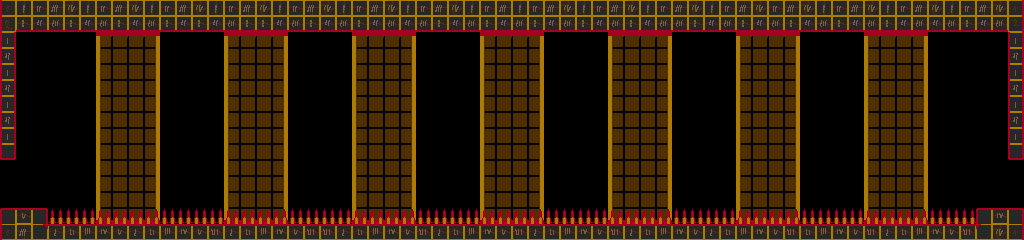

Rendered tile map (Tiled .tmx) drawn with the repository's tilesets; below, a short description and the full map source, tile grids included:
An orthogonal 64x15 tile map with 16x16 px tiles, 2 tile layers (back, front) and 19 objects (11x LilGhost, 7x Lamp, DamageTrigger).

<map version="1.0" orientation="orthogonal" renderorder="right-down" width="64" height="15" tilewidth="16" tileheight="16" nextobjectid="20">
 <tileset firstgid="1" name="tiles0" tilewidth="16" tileheight="16" tilecount="256" columns="16">
  <image source="../../../img/tiles/tiles0.gif" trans="ff00ff" width="256" height="256" />
 </tileset>
 <layer name="back" width="64" height="15">
  <data encoding="csv">
0,0,0,0,0,0,227,230,230,228,0,0,0,0,227,230,230,228,0,0,0,0,227,230,230,228,0,0,0,0,227,230,230,228,0,0,0,0,227,230,230,228,0,0,0,0,227,230,230,228,0,0,0,0,227,230,230,228,0,0,0,0,0,0,
0,0,0,0,0,0,227,230,230,228,0,0,0,0,227,230,230,228,0,0,0,0,227,230,230,228,0,0,0,0,227,230,230,228,0,0,0,0,227,230,230,228,0,0,0,0,227,230,230,228,0,0,0,0,227,230,230,228,0,0,0,0,0,0,
0,0,0,0,0,0,211,214,214,212,0,0,0,0,211,214,214,212,0,0,0,0,211,214,214,212,0,0,0,0,211,214,214,212,0,0,0,0,211,214,214,212,0,0,0,0,211,214,214,212,0,0,0,0,211,214,214,212,0,0,0,0,0,0,
0,0,0,0,0,0,227,230,230,228,0,0,0,0,227,230,230,228,0,0,0,0,227,230,230,228,0,0,0,0,227,230,230,228,0,0,0,0,227,230,230,228,0,0,0,0,227,230,230,228,0,0,0,0,227,230,230,228,0,0,0,0,0,0,
0,0,0,0,0,0,227,230,230,228,0,0,0,0,227,230,230,228,0,0,0,0,227,230,230,228,0,0,0,0,227,230,230,228,0,0,0,0,227,230,230,228,0,0,0,0,227,230,230,228,0,0,0,0,227,230,230,228,0,0,0,0,0,0,
0,0,0,0,0,0,227,230,230,228,0,0,0,0,227,230,230,228,0,0,0,0,227,230,230,228,0,0,0,0,227,230,230,228,0,0,0,0,227,230,230,228,0,0,0,0,227,230,230,228,0,0,0,0,227,230,230,228,0,0,0,0,0,0,
0,0,0,0,0,0,227,230,230,228,0,0,0,0,227,230,230,228,0,0,0,0,227,230,230,228,0,0,0,0,227,230,230,228,0,0,0,0,227,230,230,228,0,0,0,0,227,230,230,228,0,0,0,0,227,230,230,228,0,0,0,0,0,0,
0,0,0,0,0,0,227,230,230,228,0,0,0,0,227,230,230,228,0,0,0,0,227,230,230,228,0,0,0,0,227,230,230,228,0,0,0,0,227,230,230,228,0,0,0,0,227,230,230,228,0,0,0,0,227,230,230,228,0,0,0,0,0,0,
0,0,0,0,0,0,227,230,230,228,0,0,0,0,227,230,230,228,0,0,0,0,227,230,230,228,0,0,0,0,227,230,230,228,0,0,0,0,227,230,230,228,0,0,0,0,227,230,230,228,0,0,0,0,227,230,230,228,0,0,0,0,0,0,
0,0,0,0,0,0,227,230,230,228,0,0,0,0,227,230,230,228,0,0,0,0,227,230,230,228,0,0,0,0,227,230,230,228,0,0,0,0,227,230,230,228,0,0,0,0,227,230,230,228,0,0,0,0,227,230,230,228,0,0,0,0,0,0,
0,0,0,0,0,0,227,230,230,228,0,0,0,0,227,230,230,228,0,0,0,0,227,230,230,228,0,0,0,0,227,230,230,228,0,0,0,0,227,230,230,228,0,0,0,0,227,230,230,228,0,0,0,0,227,230,230,228,0,0,0,0,0,0,
0,0,0,0,0,0,227,230,230,228,0,0,0,0,227,230,230,228,0,0,0,0,227,230,230,228,0,0,0,0,227,230,230,228,0,0,0,0,227,230,230,228,0,0,0,0,227,230,230,228,0,0,0,0,227,230,230,228,0,0,0,0,0,0,
0,0,0,0,0,0,227,230,230,228,0,0,0,0,227,230,230,228,0,0,0,0,227,230,230,228,0,0,0,0,227,230,230,228,0,0,0,0,227,230,230,228,0,0,0,0,227,230,230,228,0,0,0,0,227,230,230,228,0,0,0,0,0,0,
0,0,0,0,0,0,243,246,246,244,0,0,0,0,243,246,246,244,0,0,0,0,243,246,246,244,0,0,0,0,243,246,246,244,0,0,0,0,243,246,246,244,0,0,0,0,243,246,246,244,0,0,0,0,243,246,246,244,0,0,0,0,0,0,
0,0,0,0,0,0,227,230,230,228,0,0,0,0,227,230,230,228,0,0,0,0,227,230,230,228,0,0,0,0,227,230,230,228,0,0,0,0,227,230,230,228,0,0,0,0,227,230,230,228,0,0,0,0,227,230,230,228,0,0,0,0,0,0
</data>
 </layer>
 <layer name="front" width="64" height="15">
  <data encoding="csv">
17,18,19,34,35,18,19,34,35,18,19,34,35,18,19,34,35,18,19,34,35,18,19,34,35,18,19,34,35,18,19,34,18,19,34,35,18,19,34,35,18,19,34,35,18,19,34,35,19,34,35,18,19,34,35,18,19,34,35,18,19,34,35,24,
33,50,51,52,50,51,52,50,51,52,50,51,50,51,52,50,50,51,52,50,51,52,50,51,52,51,52,50,51,52,50,51,52,50,51,52,50,51,52,50,51,52,52,50,51,52,50,51,52,50,51,52,50,51,52,50,51,52,51,52,50,51,52,40,
20,0,0,0,0,0,0,0,0,0,0,0,0,0,0,0,0,0,0,0,0,0,0,0,0,0,0,0,0,0,0,0,0,0,0,0,0,0,0,0,0,0,0,0,0,0,0,0,0,0,0,0,0,0,0,0,0,0,0,0,0,0,0,20,
36,0,0,0,0,0,0,0,0,0,0,0,0,0,0,0,0,0,0,0,0,0,0,0,0,0,0,0,0,0,0,0,0,0,0,0,0,0,0,0,0,0,0,0,0,0,0,0,0,0,0,0,0,0,0,0,0,0,0,0,0,0,0,36,
20,0,0,0,0,0,0,0,0,0,0,0,0,0,0,0,0,0,0,0,0,0,0,0,0,0,0,0,0,0,0,0,0,0,0,0,0,0,0,0,0,0,0,0,0,0,0,0,0,0,0,0,0,0,0,0,0,0,0,0,0,0,0,20,
36,0,0,0,0,0,0,0,0,0,0,0,0,0,0,0,0,0,0,0,0,0,0,0,0,0,0,0,0,0,0,0,0,0,0,0,0,0,0,0,0,0,0,0,0,0,0,0,0,0,0,0,0,0,0,0,0,0,0,0,0,0,0,36,
20,0,0,0,0,0,0,0,0,0,0,0,0,0,0,0,0,0,0,0,0,0,0,0,0,0,0,0,0,0,0,0,0,0,0,0,0,0,0,0,0,0,0,0,0,0,0,0,0,0,0,0,0,0,0,0,0,0,0,0,0,0,0,20,
36,0,0,0,0,0,0,0,0,0,0,0,0,0,0,0,0,0,0,0,0,0,0,0,0,0,0,0,0,0,0,0,0,0,0,0,0,0,0,0,0,0,0,0,0,0,0,0,0,0,0,0,0,0,0,0,0,0,0,0,0,0,0,36,
20,0,0,0,0,0,0,0,0,0,0,0,0,0,0,0,0,0,0,0,0,0,0,0,0,0,0,0,0,0,0,0,0,0,0,0,0,0,0,0,0,0,0,0,0,0,0,0,0,0,0,0,0,0,0,0,0,0,0,0,0,0,0,20,
37,0,0,0,0,0,0,0,0,0,0,0,0,0,0,0,0,0,0,0,0,0,0,0,0,0,0,0,0,0,0,0,0,0,0,0,0,0,0,0,0,0,0,0,0,0,0,0,0,0,0,0,0,0,0,0,0,0,0,0,0,0,0,37,
0,0,0,0,0,0,0,0,0,0,0,0,0,0,0,0,0,0,0,0,0,0,0,0,0,0,0,0,0,0,0,0,0,0,0,0,0,0,0,0,0,0,0,0,0,0,0,0,0,0,0,0,0,0,0,0,0,0,0,0,0,0,0,0,
0,0,0,0,0,0,0,0,0,0,0,0,0,0,0,0,0,0,0,0,0,0,0,0,0,0,0,0,0,0,0,0,0,0,0,0,0,0,0,0,0,0,0,0,0,0,0,0,0,0,0,0,0,0,0,0,0,0,0,0,0,0,0,0,
0,0,0,0,0,0,0,0,0,0,0,0,0,0,0,0,0,0,0,0,0,0,0,0,0,0,0,0,0,0,0,0,0,0,0,0,0,0,0,0,0,0,0,0,0,0,0,0,0,0,0,0,0,0,0,0,0,0,0,0,0,0,0,0,
1,6,8,159,159,159,159,159,159,159,159,159,159,159,159,159,159,159,159,159,159,159,159,159,159,159,159,159,159,159,159,159,159,159,159,159,159,159,159,159,159,159,159,159,159,159,159,159,159,159,159,159,159,159,159,159,159,159,159,159,159,1,5,8,
17,34,23,2,3,4,5,6,2,3,4,5,6,7,2,3,4,5,6,7,7,2,3,4,5,6,7,2,3,4,5,6,7,2,3,4,5,6,7,2,3,4,5,6,2,3,4,5,6,7,3,4,5,6,7,2,3,4,5,6,7,22,35,24
</data>
 </layer>
 <objectgroup name="objects">
  <properties>
   <property name="max_temple" value="2" />
   <property name="min_temple" value="2" />
   <property name="rarity" value="0.0" />
   <property name="remaining" value="1" />
   <property name="tags" value="[&quot;optional&quot;]" />
  </properties>
  <object id="1" name="LilGhost" gid="199" x="96" y="176" width="16" height="16" />
  <object id="2" name="LilGhost" gid="199" x="176" y="160" width="16" height="16" />
  <object id="3" name="LilGhost" gid="199" x="256" y="144" width="16" height="16" />
  <object id="4" name="LilGhost" gid="199" x="336" y="160" width="16" height="16" />
  <object id="5" name="LilGhost" gid="199" x="416" y="176" width="16" height="16" />
  <object id="6" name="LilGhost" gid="199" x="496" y="160" width="16" height="16" />
  <object id="7" name="LilGhost" gid="199" x="576" y="144" width="16" height="16" />
  <object id="8" name="LilGhost" gid="199" x="656" y="160" width="16" height="16" />
  <object id="9" name="LilGhost" gid="199" x="736" y="144" width="16" height="16" />
  <object id="10" name="LilGhost" gid="199" x="816" y="160" width="16" height="16" />
  <object id="11" name="LilGhost" gid="199" x="896" y="176" width="16" height="16" />
  <object id="12" name="Lamp" gid="135" x="120" y="80" width="16" height="16" />
  <object id="13" name="Lamp" gid="135" x="248" y="80" width="16" height="16" />
  <object id="14" name="Lamp" gid="135" x="376" y="80" width="16" height="16" />
  <object id="15" name="Lamp" gid="135" x="504" y="80" width="16" height="16" />
  <object id="16" name="Lamp" gid="135" x="632" y="80" width="16" height="16" />
  <object id="17" name="Lamp" gid="135" x="760" y="80" width="16" height="16" />
  <object id="18" name="Lamp" gid="135" x="888" y="80" width="16" height="16" />
  <object id="19" name="DamageTrigger" gid="92" x="48" y="224" width="928" height="16">
   <properties>
    <property name="width" value="960" />
   </properties>
  </object>
 </objectgroup>
</map>
